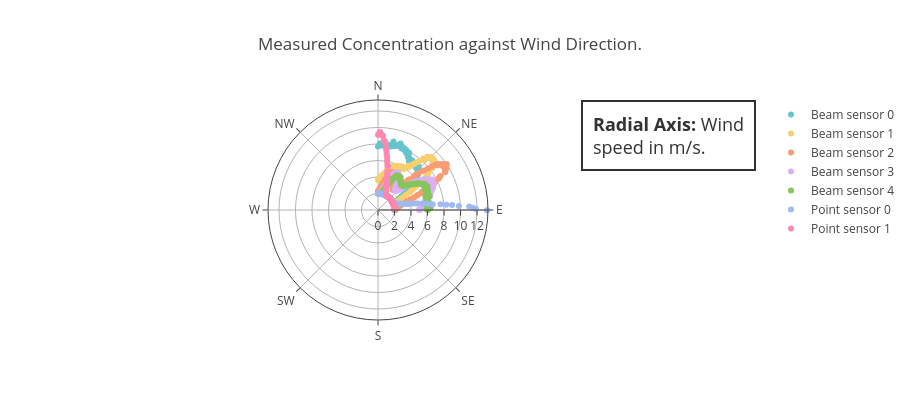

Source (notebook cell):
### Code cell
fig = go.Figure()
fig = met_object.plot_polar_scatter(fig=fig, sensor_object=sensor_group)
fig.update_layout(height=400, margin={"r": 0, "l": 0})
fig.show()
